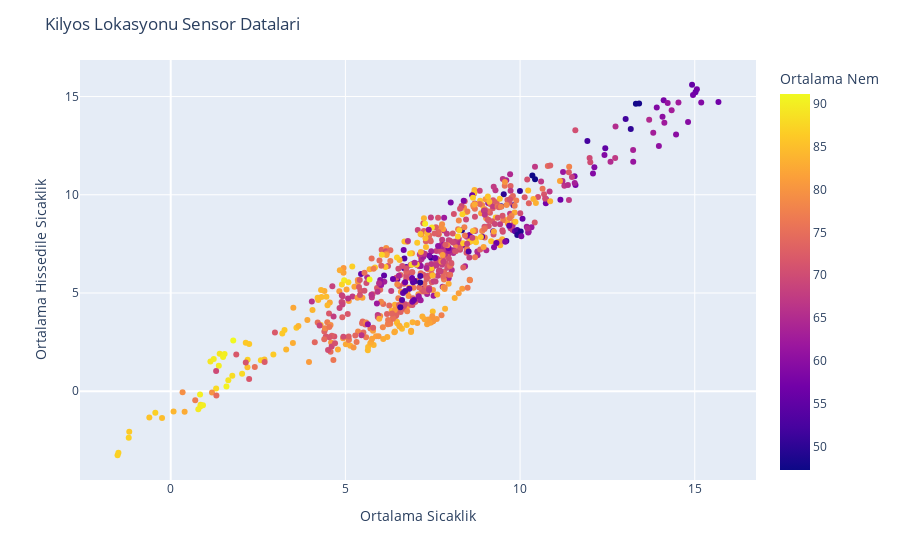

Notebook code for this chart:
### Markdown cell above
* .csv'den okunan verisetindeki 'DATE_TIME' sutununun veri tipini objectten datetime tipine cevirdik
* Verileri tarihe gore siralayip kayip verileri temizledik.

### Code cell
kilyos= df[df['OBSERVATORY_NAME']=='KILYOS']
scatter = px.scatter(kilyos, x='AVERAGE_TEMPERATURE', y='AVERAGE_FELT_TEMPERATURE',
color="AVERAGE_HUMIDITY", hover_name='DATE_TIME') #'hover_name' ile gozlemlerin uzerine mouse ile dokundugumuzda goruntulenecek bilgi belirtiliyor
scatter.update_layout(
    title="Kilyos Lokasyonu Sensor Datalari",
    xaxis_title="Ortalama Sicaklik",
    yaxis_title="Ortalama Hissedile Sicaklik",
    coloraxis_colorbar=dict(
        title="Ortalama Nem"))

### Figure 1 — Plotly figure (JSON) as saved in the notebook; plotly's stock layout.template omitted (floating-point values rounded to 4 significant figures; data arrays with more than 128 entries replaced by an {"elided": "..."} marker saying what was removed)
{"data": [{"hovertemplate": "<b>%{hovertext}</b><br><br>AVERAGE_TEMPERATURE=%{x}<br>AVERAGE_FELT_TEMPERATURE=%{y}<br>AVERAGE_HUMIDITY=%{marker.color}<extra></extra>", "hovertext": {"elided": "706 str values"}, "legendgroup": "", "marker": {"color": {"elided": "706 float values"}, "coloraxis": "coloraxis", "symbol": "circle"}, "mode": "markers", "name": "", "orientation": "v", "showlegend": false, "type": "scatter", "x": {"elided": "706 float values"}, "xaxis": "x", "y": {"elided": "706 float values"}, "yaxis": "y"}], "layout": {"coloraxis": {"colorbar": {"title": {"text": "Ortalama Nem"}}, "colorscale": [[0, "#0d0887"], [0.1111, "#46039f"], [0.2222, "#7201a8"], [0.3333, "#9c179e"], [0.4444, "#bd3786"], [0.5556, "#d8576b"], [0.6667, "#ed7953"], [0.7778, "#fb9f3a"], [0.8889, "#fdca26"], [1, "#f0f921"]]}, "legend": {"tracegroupgap": 0}, "margin": {"t": 60}, "title": {"text": "Kilyos Lokasyonu Sensor Datalari"}, "xaxis": {"anchor": "y", "domain": [0, 1], "title": {"text": "Ortalama Sicaklik"}}, "yaxis": {"anchor": "x", "domain": [0, 1], "title": {"text": "Ortalama Hissedile Sicaklik"}}}}
